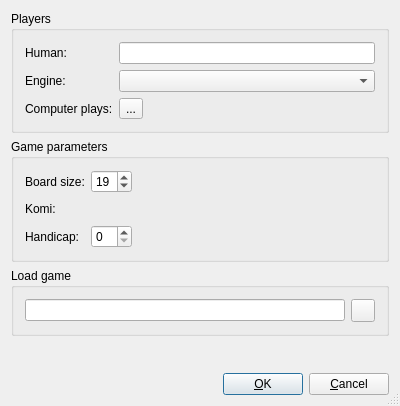
<?xml version="1.0" encoding="UTF-8"?>
<ui version="4.0">
 <class>NewAIGameDlgGui</class>
 <widget class="QDialog" name="NewAIGameDlgGui">
  <property name="enabled">
   <bool>true</bool>
  </property>
  <property name="geometry">
   <rect>
    <x>0</x>
    <y>0</y>
    <width>400</width>
    <height>406</height>
   </rect>
  </property>
  <property name="sizePolicy">
   <sizepolicy hsizetype="Preferred" vsizetype="Preferred">
    <horstretch>0</horstretch>
    <verstretch>0</verstretch>
   </sizepolicy>
  </property>
  <property name="minimumSize">
   <size>
    <width>400</width>
    <height>375</height>
   </size>
  </property>
  <property name="windowTitle">
   <string>Computer Game</string>
  </property>
  <property name="sizeGripEnabled">
   <bool>true</bool>
  </property>
  <property name="modal">
   <bool>false</bool>
  </property>
  <layout class="QGridLayout">
   <item row="7" column="0" colspan="2">
    <widget class="QGroupBox" name="IGSgroup_box_2">
     <property name="sizePolicy">
      <sizepolicy hsizetype="Preferred" vsizetype="Preferred">
       <horstretch>0</horstretch>
       <verstretch>0</verstretch>
      </sizepolicy>
     </property>
     <property name="title">
      <string>Load game</string>
     </property>
     <layout class="QHBoxLayout">
      <item>
       <widget class="QLineEdit" name="gameToLoad">
        <property name="enabled">
         <bool>true</bool>
        </property>
       </widget>
      </item>
      <item>
       <widget class="QToolButton" name="_FilePathButton">
        <property name="text">
         <string/>
        </property>
        <property name="icon">
         <iconset resource="q4go.qrc">
          <normaloff>:/NewAIGameDlgGui/images/newaigamedlg/image0.png</normaloff>:/NewAIGameDlgGui/images/newaigamedlg/image0.png</iconset>
        </property>
       </widget>
      </item>
     </layout>
    </widget>
   </item>
   <item row="8" column="0" colspan="2">
    <spacer name="spacer3">
     <property name="orientation">
      <enum>Qt::Vertical</enum>
     </property>
     <property name="sizeType">
      <enum>QSizePolicy::Expanding</enum>
     </property>
     <property name="sizeHint" stdset="0">
      <size>
       <width>20</width>
       <height>20</height>
      </size>
     </property>
    </spacer>
   </item>
   <item row="9" column="0" colspan="2">
    <layout class="QHBoxLayout">
     <property name="spacing">
      <number>6</number>
     </property>
     <property name="leftMargin">
      <number>0</number>
     </property>
     <property name="topMargin">
      <number>0</number>
     </property>
     <property name="rightMargin">
      <number>0</number>
     </property>
     <property name="bottomMargin">
      <number>0</number>
     </property>
     <item>
      <spacer name="Horizontal Spacing2">
       <property name="orientation">
        <enum>Qt::Horizontal</enum>
       </property>
       <property name="sizeType">
        <enum>QSizePolicy::Expanding</enum>
       </property>
       <property name="sizeHint" stdset="0">
        <size>
         <width>224</width>
         <height>20</height>
        </size>
       </property>
      </spacer>
     </item>
     <item>
      <widget class="QPushButton" name="_OkPushButton">
       <property name="text">
        <string>&amp;OK</string>
       </property>
       <property name="shortcut">
        <string/>
       </property>
       <property name="autoDefault">
        <bool>true</bool>
       </property>
       <property name="default">
        <bool>true</bool>
       </property>
      </widget>
     </item>
     <item>
      <widget class="QPushButton" name="_CancelPushButton">
       <property name="text">
        <string>&amp;Cancel</string>
       </property>
       <property name="shortcut">
        <string/>
       </property>
       <property name="autoDefault">
        <bool>true</bool>
       </property>
      </widget>
     </item>
    </layout>
   </item>
   <item row="0" column="0" colspan="2">
    <widget class="QGroupBox" name="groupBox">
     <property name="title">
      <string>Players</string>
     </property>
     <layout class="QFormLayout" name="formLayout">
      <item row="0" column="0">
       <widget class="QLabel" name="textLabel1_3">
        <property name="text">
         <string>Human:</string>
        </property>
        <property name="wordWrap">
         <bool>false</bool>
        </property>
       </widget>
      </item>
      <item row="0" column="1">
       <widget class="QLineEdit" name="humanPlayerLineEdit">
        <property name="sizePolicy">
         <sizepolicy hsizetype="Preferred" vsizetype="Preferred">
          <horstretch>0</horstretch>
          <verstretch>0</verstretch>
         </sizepolicy>
        </property>
        <property name="alignment">
         <set>Qt::AlignLeading|Qt::AlignLeft|Qt::AlignVCenter</set>
        </property>
       </widget>
      </item>
      <item row="1" column="0">
       <widget class="QLabel" name="label_2">
        <property name="text">
         <string>Engine:</string>
        </property>
       </widget>
      </item>
      <item row="1" column="1">
       <widget class="QComboBox" name="engineComboBox">
        <property name="sizePolicy">
         <sizepolicy hsizetype="Preferred" vsizetype="Preferred">
          <horstretch>0</horstretch>
          <verstretch>0</verstretch>
         </sizepolicy>
        </property>
       </widget>
      </item>
      <item row="2" column="0">
       <widget class="QLabel" name="label">
        <property name="text">
         <string>Computer plays:</string>
        </property>
       </widget>
      </item>
      <item row="2" column="1">
       <widget class="QToolButton" name="engineColorButton">
        <property name="text">
         <string>...</string>
        </property>
        <property name="icon">
         <iconset resource="q4go.qrc">
          <normaloff>:/NewAIGameDlgGui/images/newaigamedlg/image1.png</normaloff>
          <normalon>:/NewAIGameDlgGui/images/newaigamedlg/image2.png</normalon>:/NewAIGameDlgGui/images/newaigamedlg/image1.png</iconset>
        </property>
        <property name="checkable">
         <bool>true</bool>
        </property>
       </widget>
      </item>
     </layout>
    </widget>
   </item>
   <item row="6" column="0" colspan="2">
    <widget class="QGroupBox" name="groupBox4">
     <property name="sizePolicy">
      <sizepolicy hsizetype="Preferred" vsizetype="Preferred">
       <horstretch>0</horstretch>
       <verstretch>0</verstretch>
      </sizepolicy>
     </property>
     <property name="title">
      <string>Game parameters</string>
     </property>
     <layout class="QGridLayout">
      <item row="1" column="1">
       <widget class="KomiSpinBox" name="komiSpin" native="true">
        <property name="minimumSize">
         <size>
          <width>20</width>
          <height>20</height>
         </size>
        </property>
        <property name="maximumSize">
         <size>
          <width>60</width>
          <height>32767</height>
         </size>
        </property>
        <property name="focusPolicy">
         <enum>Qt::StrongFocus</enum>
        </property>
        <property name="acceptDrops">
         <bool>true</bool>
        </property>
       </widget>
      </item>
      <item row="1" column="0">
       <widget class="QLabel" name="TextLabel4">
        <property name="text">
         <string>Komi:</string>
        </property>
        <property name="wordWrap">
         <bool>false</bool>
        </property>
       </widget>
      </item>
      <item row="2" column="1">
       <widget class="QSpinBox" name="handicapSpinBox">
        <property name="maximumSize">
         <size>
          <width>60</width>
          <height>32767</height>
         </size>
        </property>
        <property name="maximum">
         <number>13</number>
        </property>
       </widget>
      </item>
      <item row="0" column="0">
       <widget class="QLabel" name="TextLabel3">
        <property name="text">
         <string>Board size:</string>
        </property>
        <property name="wordWrap">
         <bool>false</bool>
        </property>
       </widget>
      </item>
      <item row="2" column="0">
       <widget class="QLabel" name="TextLabel5">
        <property name="text">
         <string>Handicap:</string>
        </property>
        <property name="wordWrap">
         <bool>false</bool>
        </property>
       </widget>
      </item>
      <item row="0" column="1">
       <widget class="QSpinBox" name="boardsizeSpinBox">
        <property name="maximumSize">
         <size>
          <width>60</width>
          <height>32767</height>
         </size>
        </property>
        <property name="minimum">
         <number>4</number>
        </property>
        <property name="maximum">
         <number>36</number>
        </property>
        <property name="value">
         <number>19</number>
        </property>
       </widget>
      </item>
      <item row="1" column="2">
       <spacer name="horizontalSpacer">
        <property name="orientation">
         <enum>Qt::Horizontal</enum>
        </property>
        <property name="sizeHint" stdset="0">
         <size>
          <width>40</width>
          <height>20</height>
         </size>
        </property>
       </spacer>
      </item>
     </layout>
    </widget>
   </item>
  </layout>
 </widget>
 <layoutdefault spacing="6" margin="11"/>
 <customwidgets>
  <customwidget>
   <class>KomiSpinBox</class>
   <extends>QWidget</extends>
   <header location="global">komispinbox.h</header>
  </customwidget>
 </customwidgets>
 <tabstops>
  <tabstop>gameToLoad</tabstop>
  <tabstop>_OkPushButton</tabstop>
  <tabstop>_CancelPushButton</tabstop>
 </tabstops>
 <includes>
  <include location="local">komispinbox.h</include>
 </includes>
 <resources>
  <include location="q4go.qrc"/>
 </resources>
 <connections>
  <connection>
   <sender>_OkPushButton</sender>
   <signal>clicked()</signal>
   <receiver>NewAIGameDlgGui</receiver>
   <slot>accept()</slot>
   <hints>
    <hint type="sourcelabel">
     <x>20</x>
     <y>20</y>
    </hint>
    <hint type="destinationlabel">
     <x>20</x>
     <y>20</y>
    </hint>
   </hints>
  </connection>
  <connection>
   <sender>_CancelPushButton</sender>
   <signal>clicked()</signal>
   <receiver>NewAIGameDlgGui</receiver>
   <slot>reject()</slot>
   <hints>
    <hint type="sourcelabel">
     <x>20</x>
     <y>20</y>
    </hint>
    <hint type="destinationlabel">
     <x>20</x>
     <y>20</y>
    </hint>
   </hints>
  </connection>
  <connection>
   <sender>_FilePathButton</sender>
   <signal>clicked()</signal>
   <receiver>NewAIGameDlgGui</receiver>
   <slot>slotGetFileName()</slot>
   <hints>
    <hint type="sourcelabel">
     <x>20</x>
     <y>20</y>
    </hint>
    <hint type="destinationlabel">
     <x>20</x>
     <y>20</y>
    </hint>
   </hints>
  </connection>
 </connections>
</ui>
